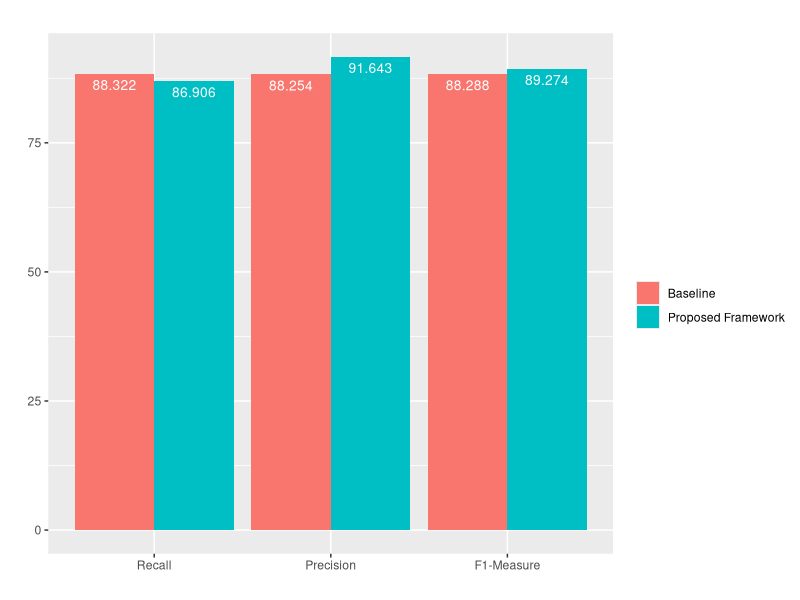

This figure's R source: (Note: this script raises an error after producing the figure.)
library(ggplot2)
df1 <- data.frame(supp=rep(c("Baseline", "Proposed Framework"), each=3),
                  metric=rep(c("Recall", "Precision", "F1-Measure"),2),
                  len=c(88.322,  88.254,  88.288, 86.906, 91.643, 89.274))

df2 <- data.frame(supp=rep(c("Baseline", "Proposed Framework"), each=3),
                  metric=rep(c("Recall", "Precision", "F1-Measure"),2),
                  len=c(89.343, 81.663, 85.503, 96.715, 81.398,89.057))

df3 <- data.frame(supp=rep(c("Baseline", "Proposed Framework"), each=3),
                  metric=rep(c("Recall", "Precision", "F1-Measure"),2),
                  len=c(81.384, 76.191, 78.787, 95.182, 80.892, 88.037))

head(df1)
#df1$metric=as.factor(df1$metric)
#df1$metric <- factor(df1$metric, as.character(df1$metric))
df1$metric <- factor(df1$metric, levels = c("Recall", "Precision", "F1-Measure"))
df2$metric <- factor(df2$metric, levels = c("Recall", "Precision", "F1-Measure"))
df3$metric <- factor(df3$metric, levels = c("Recall", "Precision", "F1-Measure"))



ggplot(data=df1, aes(x=metric, y=len, fill=supp)) +
  geom_bar(stat="identity", position=position_dodge()) +
  geom_text(aes(label=len), vjust=1.6, color="white",
          position = position_dodge(0.9), size=3.5) +
  labs(title="", x = "", y = "", color = "Categorias", fill = "")


library(forcats)

df1 %>%
  mutate(name = fct_relevel(name, "Recall", "Precision", "F1-Measure")) %>%
  ggplot( aes(x=name, y=val)) +
  geom_bar(stat="identity")



# Create some data
df2 <- data.frame(supp=rep(c("VC", "OJ"), each=3),
                  dose=rep(c("0.5", "1", "2"),2),
                  len=c(6.8, 15, 33, 4.2, 10, 29.5))
head(df2)


data_summary <- function(data, varname, groupnames){
  require(plyr)
  summary_func <- function(x, col){
    c(mean = mean(x[[col]], na.rm=TRUE),
      sd = sd(x[[col]], na.rm=TRUE))
  }
  data_sum<-ddply(data, groupnames, .fun=summary_func,
                  varname)
  data_sum <- rename(data_sum, c("mean" = varname))
  return(data_sum)
}


require(ggplot2)

data(ToothGrowth)

df3 <- data_summary(ToothGrowth, varname="len", 
                    groupnames=c("supp", "dose"))
# Convert dose to a factor variable
df3$dose=as.factor(df3$dose)

head(df3)


# Standard deviation of the mean as error bar
p <- ggplot(df3, aes(x=dose, y=len, fill=supp)) + 
  geom_bar(stat="identity", position=position_dodge())
#+
  #geom_errorbar(aes(ymin=len-sd, ymax=len+sd), width=.2,
  #              position=position_dodge(.9))

p + scale_fill_brewer(palette="Paired") + 
  #geom_text(aes(label=len), vjust=-0.3, size=3.5)+
  geom_text(aes(label=len), vjust=1.6, color="black", size=3.5) +
  theme_minimal()


ggplot(data=df2, aes(x=dose, y=len, fill=supp)) +
  geom_bar(stat="identity", position=position_dodge())+
  geom_text(aes(label=len), vjust=1.6, color="white",
            position = position_dodge(0.9), size=3.5)+
  scale_fill_brewer(palette="Paired")+
  theme_minimal()


ggplot(data=df3, aes(x=dose, y=len, fill=supp)) +
  geom_bar(stat="identity", position=position_dodge())+
  geom_text(aes(label=len), vjust=1.6, color="white",
            position = position_dodge(0.9), size=3.5)+
  geom_errorbar(aes(ymin=len-sd, ymax=len+sd), width=.2,
                position=position_dodge(.9))

  scale_fill_brewer(palette="Paired")+
  theme_minimal()
  
head(df3)  

df3

ggplot(data=df3, aes(x=dose, y=len, fill=supp)) +
    geom_bar(stat="identity", position=position_dodge())+
    #geom_text(aes(label=len), vjust=10, color="white",
  geom_text(aes(label=len), hjust=5, color="white",
              position = position_dodge(0.9), size=3.5)+
    geom_errorbar(aes(ymin=len-sd, ymax=len+sd), width=.2,
                  position=position_dodge(.9)) + 
  
    #scale_fill_brewer(palette="Paired")+
    theme_minimal() + 
    coord_flip()
